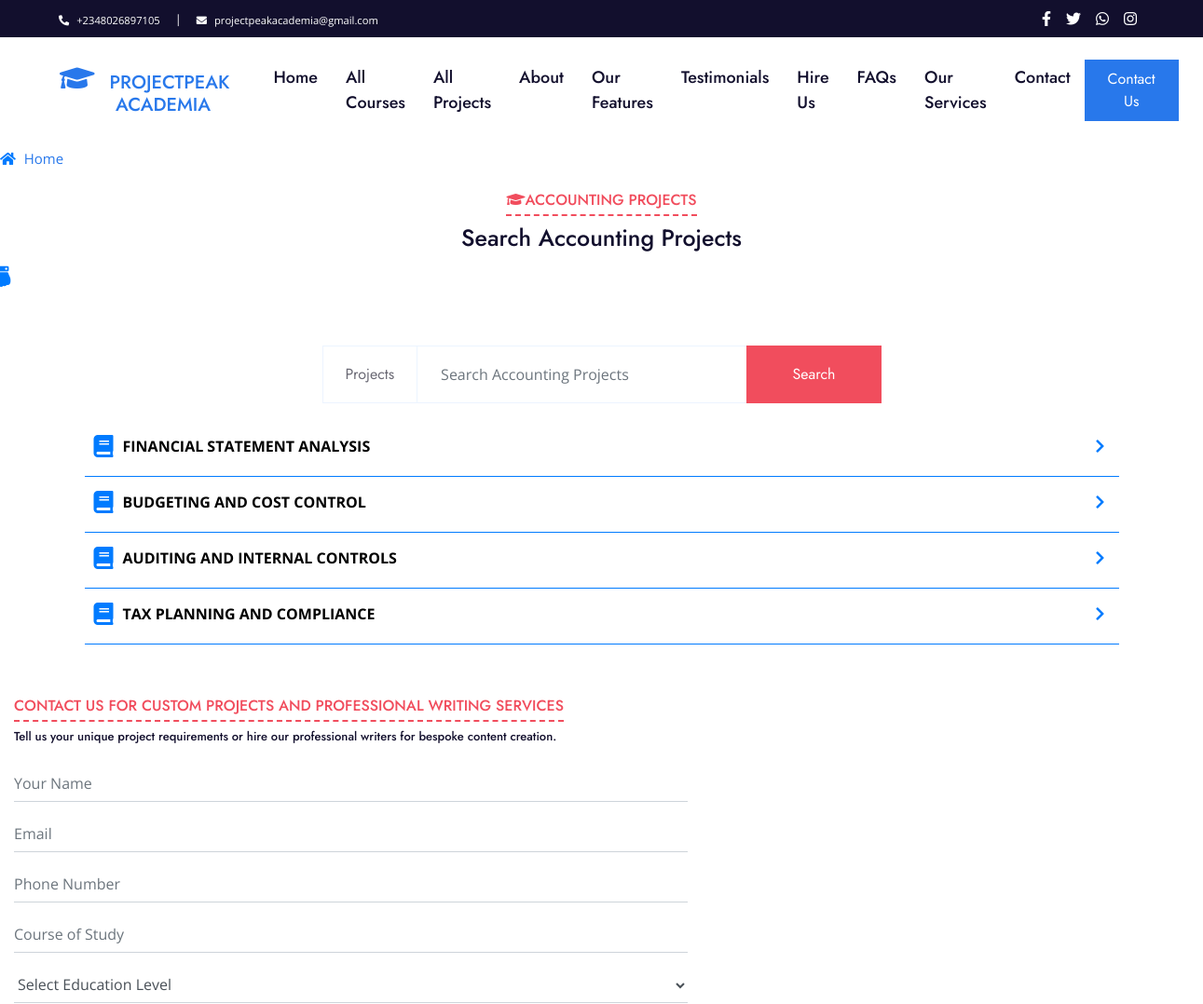
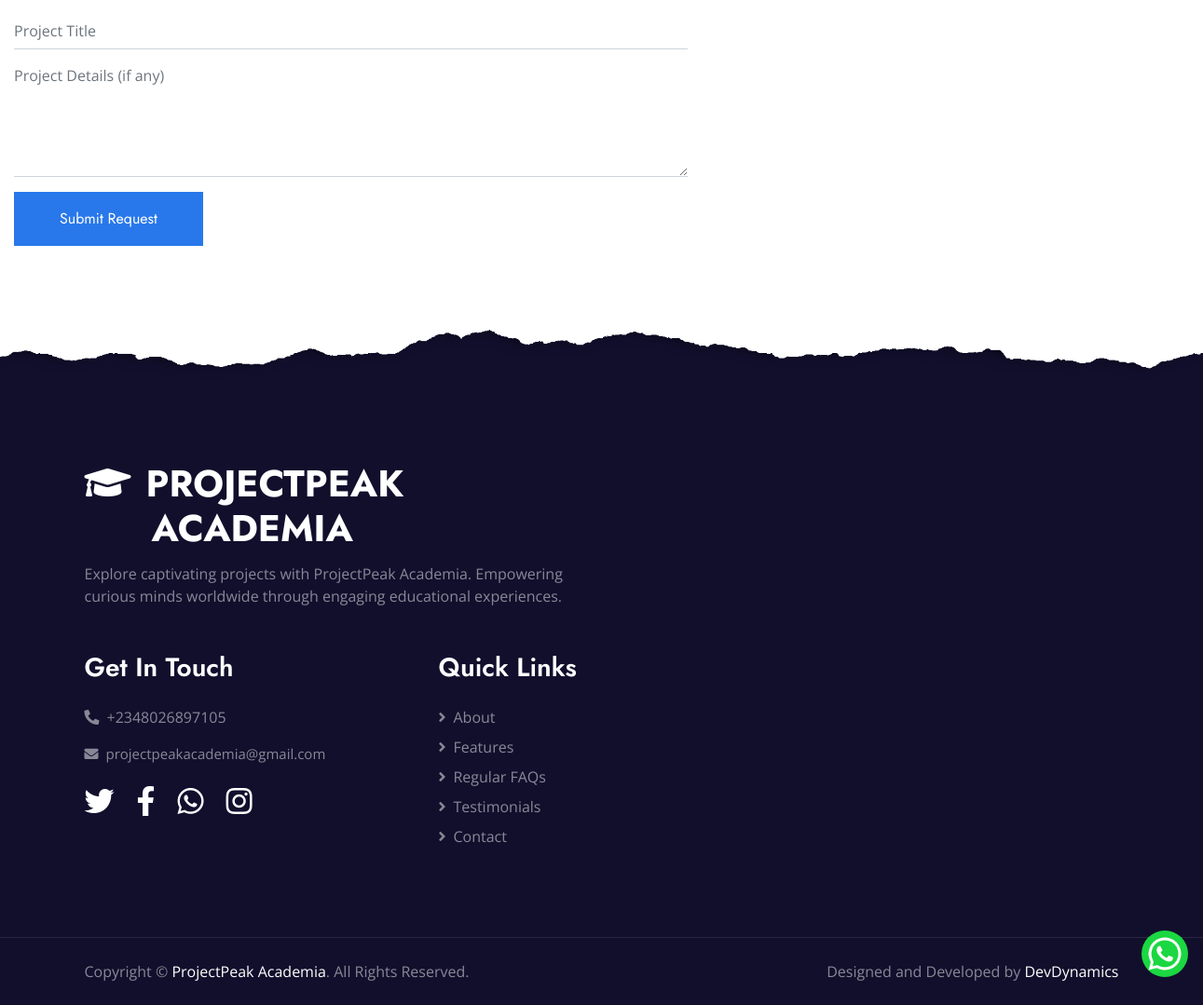
Page /course/accounting/ on the committed database (2 pictures, top to bottom).
### core/models.py (models this page shows, shortened)
class ProjectPeakAcademia(models.Model):
    facebook_url = models.URLField(max_length=10000, null=True, blank=True)
    instagram_username = models.CharField(max_length=10000, null=True, blank=True)
    twitter_username = models.CharField(max_length=10000, null=True, blank=True)
    address = models.TextField(null=True, blank=True)
    email = models.CharField(max_length=10000, null=True, blank=True)
    whatsapp_number = models.CharField(max_length=10000, null=True, blank=True)
    phone_number = models.CharField(max_length=10000, null=True, blank=True)
    about = models.TextField(null=True, blank=True)
    description = models.TextField(null=True, blank=True)
    account_number = models.CharField(max_length=10000, null=True, blank=True)
    account_name = models.CharField(max_length=10000, null=True, blank=True)
    bank_name = models.CharField(max_length=10000, null=True, blank=True)

class Course(models.Model):
    name = models.CharField(max_length=10000)
    projects_count = models.IntegerField(default=0, editable=False)
    url = models.SlugField(max_length=10000, unique=True, blank=True, editable=False)

class Project(models.Model):
    course = models.ForeignKey(Course, on_delete=models.CASCADE)
    name = models.CharField(max_length=10000)
    format = models.CharField(max_length=10000)
    chapters = models.IntegerField()
    pages = models.IntegerField()
    price = models.IntegerField()
    rating = models.DecimalField(decimal_places=1, max_digits=3)
    users_that_found_this_project_useful = models.IntegerField()
    abstract = models.TextField()
    url = models.SlugField(max_length=10000, unique=True, blank=True, editable=False)

### core/views.py (the view)
# urls.py: path('course/<slug:course_slug>/', views.course_projects, name='course_projects'),
def course_projects(request, course_slug):
    course = get_object_or_404(Course, url=course_slug)
    projects = Project.objects.filter(course=course)
    projectpeak_academia = get_object_or_404(ProjectPeakAcademia, pk=1)
    return render(request, 'projects.html', {'course': course, 'projects': projects, 'projectpeak_academia': projectpeak_academia})

### core/templates/projects.html (shortened to what this page needs)
{% extends 'index.html' %}
{% block content %}
<div class="section-title text-center position-relative mb-5">
    <div style="float: left; font-size: 20px; cursor: pointer;">
    <a onclick='showPreloader(event)' href="/" style="text-decoration: none; font-size:15px;">
        <i class="chevron-icon fas fa-home"></i> Home
    </a>
    </div>
    <br><br>
    <h6 class="d-inline-block position-relative text-secondary text-uppercase pb-2"><i class="fas fa-graduation-cap"></i>{{course.name}} Projects</h6>
    <h5 class="display-4" style="font-size:25px;">Search {{course.name}} Projects</h5>
    <div class="hand-icon">
        <i class="fas fa-hand-point-down"></i>
    </div>
</div>
<div class="mx-auto mb-4" style="width: 100%; max-width: 600px; border-radius:20px;">
    <form action="{% url 'search_course_projects' %}" method="get">
    <div class="input-group">
        <div class="input-group-prepend">
            <button class="btn btn-outline-light bg-white text-body px-4" type="button">Projects</button>
        </div>
        <input type="text" name="q-projects" class="form-control border-light" style="padding: 30px 25px;" placeholder="Search {{course.name}} Projects">
        <div class="input-group-append" onclick='showPreloader(event)'>
            <button class="btn btn-secondary px-4 px-lg-5" type="submit">Search</button>
        </div>
    </div>
    </form>
</div>
<div class="container">
    {% if projects %}
        {% for project in projects %}
        <a onclick='showPreloader(event)' href="{% url 'project_details' project.url %}" class="project_link">
        <div class="project-list-item">
            <i class="project-icon fas fa-book"></i>
            <span class="project-name">{{ project.name }}</span>
            <i class="chevron-icon fas fa-chevron-right"></i>
        </div>
        </a>
        <hr>
        {% endfor %}
    {% endif %}
</div>
<br><br>
    {% include 'contact_form.html' %}
{% endblock content %}

### core/templates/index.html (shortened to what this page needs)
{% load static %}
<!DOCTYPE html>
<html lang="en">
<head>
    <link href="https://cdnjs.cloudflare.com/ajax/libs/font-awesome/5.10.0/css/all.min.css" rel="stylesheet">
    <link href="{% static 'lib/owlcarousel/assets/owl.carousel.min.css' %}" rel="stylesheet">
    <link href="{% static 'css/style.css' %}" rel="stylesheet">
    <link rel="stylesheet" href="https://cdn.jsdelivr.net/gh/fancyapps/fancybox@3.5.7/dist/jquery.fancybox.min.css" />
</head>
<body>
    <div class="container-fluid bg-dark">
        <div class="row py-2 px-lg-5">
            <div class="col-lg-6 text-center text-lg-left mb-2 mb-lg-0">
                <div class="d-inline-flex align-items-center text-white">
                    <a href="tel:{{projectpeak_academia.phone_number}}" style="text-decoration:none; color:white;font-size:14px;"><small><i class="fa fa-phone-alt mr-2"></i>{{projectpeak_academia.phone_number}}</small></a>
                    <small class="px-3">|</small>
                    <a href="mailto:{{projectpeak_academia.email}}" style="text-decoration:none; color:white; font-size:14px;"><small><i class="fa fa-envelope mr-2"></i>{{projectpeak_academia.email}}</small></a>
                </div>
            </div>
            <div class="col-lg-6 text-center text-lg-right">
                <div class="d-inline-flex align-items-center">
                    <a class="text-white px-2" target="_blank" href="{{projectpeak_academia.facebook_url}}">
                        <i class="fab fa-facebook-f"></i>
                    </a>
                    <a class="text-white px-2" target="_blank" href="http://twitter.com/{{projectpeak_academia.twitter_username}}">
                        <i class="fab fa-twitter"></i>
                    </a>
                    <a class="text-white px-2" target="_blank" href="https://wa.me/{{ projectpeak_academia.whatsapp_number }}?text=Hello%20ProjectPeak%20Academia,%20I%20have%20a%20question%20about%20your%20projects.">
                        <i class="fab fa-whatsapp"></i>
                    </a>
                    <a class="text-white px-2" target="_blank" href="https://instagram.com/{{ projectpeak_academia.instagram_username }}?igshid=YmMyMTA2M2Y=">
                        <i class="fab fa-instagram"></i>
                    </a>
                </div>
            </div>
        </div>
    </div>
    <div class="container-fluid p-0">
        <nav class="navbar navbar-expand-lg bg-white navbar-light py-3 py-lg-0 px-lg-5">
            <a href="/" class="navbar-brand ml-lg-3">
                <h5 class="m-0 text-uppercase text-primary"><i class="fa fa-graduation-cap mr-3" style="font-size:30px;"></i>ProjectPeak <br>&nbsp;&nbsp;&nbsp;&nbsp;&nbsp;&nbsp;&nbsp;&nbsp;&nbsp; Academia</h5>
            </a>
            <div class="collapse navbar-collapse justify-content-between px-lg-3" id="navbarCollapse">
                <div class="navbar-nav mx-auto py-0">
                    <a onclick='showPreloader(event)' href="/" class="nav-item nav-link {% if request.path == "/" %}active{% endif %}">Home</a>
                    <a onclick='showPreloader(event)' href="{% url 'all_courses' %}" class="nav-item nav-link {% if request.path == "/all_courses/" %}active{% endif %}">All Courses</a>
                    <a onclick='showPreloader(event)' href="{% url 'all_projects' %}" class="nav-item nav-link {% if request.path == "/all_projects/" %}active{% endif %}">All Projects</a>
                    <a onclick='showPreloader(event)' href="{% url 'about' %}" class="nav-item nav-link {% if request.path == "/about/" %}active{% endif %}">About</a>
                    <a onclick='showPreloader(event)' href="{% url 'features' %}" class="nav-item nav-link {% if request.path == "/features/" %}active{% endif %}">Our Features</a>
                    <a onclick='showPreloader(event)' href="{% url 'testimonials' %}" class="nav-item nav-link {% if request.path == "/testimonials/" %}active{% endif %}">Testimonials</a>
                    <a onclick='showPreloader(event)' href="{% url 'hire_us' %}" class="nav-item nav-link {% if request.path == "/hire_us/" %}active{% endif %}">Hire Us</a>
                    <a onclick='showPreloader(event)' href="{% url 'faq' %}" class="nav-item nav-link {% if request.path == "/faq/" %}active{% endif %}">FAQs</a>
                    <a onclick='showPreloader(event)' href="{% url 'our_services' %}" class="nav-item nav-link {% if request.path == "/our_services/" %}active{% endif %}">Our Services</a>
                    <a onclick='showPreloader(event)' href="{% url 'contact' %}" class="nav-item nav-link {% if request.path == "/contact/" %}active{% endif %}">Contact</a>
                </div>
                <a target="_blank" href="https://wa.me/{{ projectpeak_academia.whatsapp_number }}?text=Hello%20ProjectPeak%20Academia,%20I%20have%20a%20question%20about%20your%20projects." class="btn btn-primary py-2 px-4 d-none d-lg-block">Contact Us</a>
            </div>
        </nav>
    </div>
    {% block content %}{% endblock content %}
    <div class="container-fluid position-relative overlay-top bg-dark text-white-50 py-5" style="margin-top: 90px;">
        <div class="container mt-5 pt-5">
            <div class="row">
                <div class="col-md-6 mb-5">
                    <a onclick='showPreloader(event)' href="/" class="navbar-brand">
                        <h1 class="mt-n2 text-uppercase text-white"><i class="fa fa-graduation-cap mr-3"></i>ProjectPeak <br>&nbsp;&nbsp;&nbsp;&nbsp;&nbsp; Academia</h1>
                    </a>
                    <p class="m-0">{{projectpeak_academia.description}}</p>
                </div>
            </div>
            <div class="row">
                <div class="col-md-4 mb-5">
                    <h3 class="text-white mb-4">Get In Touch</h3>
                    <a href="tel:{{projectpeak_academia.phone_number}}" style="text-decoration:none; color:#898796;"><p><i class="fa fa-phone-alt mr-2"></i>{{projectpeak_academia.phone_number}}</p></a>
                    <a href="mailto:{{projectpeak_academia.email}}" style="text-decoration:none; color:#898796; font-size: 15px;"><p><i class="fa fa-envelope mr-2"></i>{{projectpeak_academia.email}}</p></a>
                    <div class="d-flex justify-content-start mt-4">
                        <a target="_blank" class="text-white mr-4" href="http://twitter.com/{{projectpeak_academia.twitter_username}}"><i class="fab fa-2x fa-twitter"></i></a>
                        <a target="_blank" class="text-white mr-4" href="{{projectpeak_academia.facebook_url}}"><i class="fab fa-2x fa-facebook-f"></i></a>
                        <a target="_blank" class="text-white mr-4" href="https://wa.me/{{ projectpeak_academia.whatsapp_number }}?text=Hello%20ProjectPeak%20Academia,%20I%20have%20a%20question%20about%20your%20projects."><i class="fab fa-2x fa-whatsapp"></i></a>
                        <a target="_blank" class="text-white" href="https://instagram.com/{{ projectpeak_academia.instagram_username }}?igshid=YmMyMTA2M2Y="><i class="fab fa-2x fa-instagram"></i></a>
                    </div>
                </div>
                <div class="col-md-4 mb-5">
                    <h3 class="text-white mb-4">Quick Links</h3>
                    <div class="d-flex flex-column justify-content-start">
                        <a onclick='showPreloader(event)' class="text-white-50 mb-2" href="{% url 'about' %}"><i class="fa fa-angle-right mr-2"></i>About</a>
                        <a onclick='showPreloader(event)' class="text-white-50 mb-2" href="{% url 'features' %}"><i class="fa fa-angle-right mr-2"></i>Features</a>
                        <a onclick='showPreloader(event)' class="text-white-50 mb-2" href="{% url 'faq' %}"><i class="fa fa-angle-right mr-2"></i>Regular FAQs</a>
                        <a onclick='showPreloader(event)' class="text-white-50 mb-2" href="{% url 'testimonials' %}"><i class="fa fa-angle-right mr-2"></i>Testimonials</a>
                        <a onclick='showPreloader(event)' class="text-white-50" href="{% url 'contact' %}"><i class="fa fa-angle-right mr-2"></i>Contact</a>
                    </div>
                </div>
            </div>
        </div>
    </div>
    <div class="container-fluid bg-dark text-white-50 border-top py-4" style="border-color: rgba(256, 256, 256, .1) !important;">
        <div class="container">
            <div class="row">
                <div class="col-md-6 text-center text-md-left mb-3 mb-md-0">
                    <p class="m-0">Copyright &copy; <a onclick='showPreloader(event)' class="text-white" href="/">ProjectPeak Academia</a>. All Rights Reserved.
                    </p>
                </div>
                <div class="col-md-6 text-center text-md-right">
                    <p class="m-0">Designed and Developed by <a onclick='showPreloader(event)' class="text-white" href="https://www.fiverr.com/islamsanni">DevDynamics</a>
                    </p>
                </div>
            </div>
        </div>
    </div>
    <a href="https://wa.me/{{ projectpeak_academia.whatsapp_number }}?text=Hello%20ProjectPeak%20Academia,%20I%20have%20a%20question%20about%20your%20projects."><img src="{% static 'img/WhatsApp.png' %}" alt="WhatsApp" style="border-radius:50%; width: 50px; height: 50px; bottom: 30px; right: 16px; z-index: 11; position: fixed;"></a>
</body>
</html>

### core/templates/projects.html (style rules this page uses)
.project_link { text-decoration:none; color: #000; }
.project-list-item { display: flex; align-items: center; margin-bottom: 10px; padding: 10px; }
.project-icon { font-size: 24px; color: #007bff; margin-right: 10px; }
.project-name { text-transform: uppercase; font-weight: bold; }
.chevron-icon { color: #007bff; margin-left: auto; margin-right: 5px; }
hr { border: none; height: 1px; background-color: #007bff; margin: 5px 0; }
.hand-icon { font-size: 30px; color: #007bff; top: 50px; left: 50%; transform: translateX(-50%); animation: bounce 1.5s infinite; }

### rows in the picture
ProjectPeakAcademia: phone_number "+2348026897105", email "projectpeakacademia@gmail.com", description "Explore captivating projects with ProjectPeak Academia. Empowering curious minds worldwide through engaging educational experiences."
Course: name "ACCOUNTING", name "Accounting", q-projects "Search Accounting Projects"
Project: name "FINANCIAL STATEMENT ANALYSIS"
Project: name "BUDGETING AND COST CONTROL"
Project: name "AUDITING AND INTERNAL CONTROLS"
Project: name "TAX PLANNING AND COMPLIANCE"
